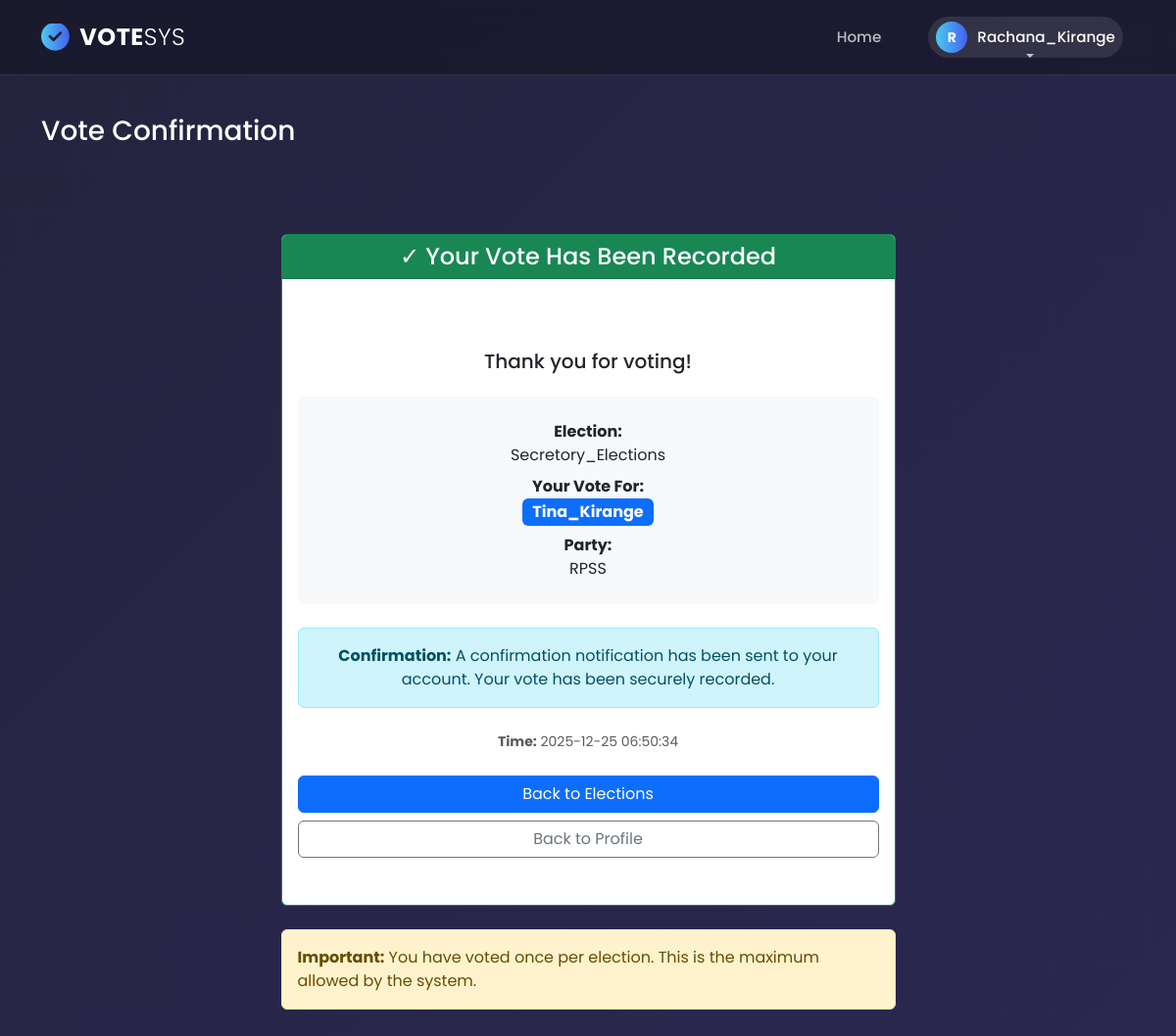
Screenshot of /users/voter/vote-confirmation/1/ (signed in) with the database file from the repository.
### users/models.py (models this page shows, shortened)
class CustomUser(AbstractBaseUser, PermissionsMixin):
    ROLE_CHOICES = [
        ('admin', 'Admin'),
        ('voter', 'Voter'),
        ('candidate', 'Candidate'),
        ('poll_officer', 'Poll Officer'),
    ]
    user_id = models.AutoField(primary_key=True)
    username = models.CharField(max_length=150, unique=True)
    full_name = models.CharField(max_length=255, blank=True, null=True)
    email = models.EmailField(max_length=254, unique=True)
    role = models.CharField(choices=ROLE_CHOICES, default='voter', max_length=20)
    is_active = models.BooleanField(default=True)
    is_staff = models.BooleanField(default=False)
    created_at = models.DateTimeField(auto_now_add=True)
    objects = CustomUserManager()
    USERNAME_FIELD = 'username'
    REQUIRED_FIELDS = ['email']
    class Meta:
        verbose_name = 'user'
        verbose_name_plural = 'users'

class Vote(models.Model):
    voter = models.ForeignKey(Voter, on_delete=models.CASCADE)
    candidate = models.ForeignKey(
        Candidate,
        on_delete=models.CASCADE,
        related_name='user_votes'  # <-- add this
    )
    election = models.ForeignKey(
        'elections.Election',
        on_delete=models.CASCADE,
        null=True,
        blank=True,
        related_name='user_votes'  # <-- add this
    )
    date = models.DateTimeField(auto_now_add=True)
    class Meta:
        constraints = [
            models.UniqueConstraint(fields=['voter', 'election'], name='unique_vote_per_voter_per_election')
        ]

class Candidate(models.Model):
    user = models.OneToOneField(settings.AUTH_USER_MODEL, on_delete=models.SET_NULL, null=True, blank=True, related_name='candidate_profile')
    elections = models.ManyToManyField('elections.Election', blank=True, related_name='candidates')
    name = models.CharField(max_length=100)
    is_approved = models.BooleanField(default=False)
    age = models.IntegerField()
    party = models.ForeignKey(Party, on_delete=models.CASCADE)
    area = models.CharField(max_length=100)

class Party(models.Model):
    name = models.CharField(max_length=100)

### elections/models.py (models this page shows, shortened)
class Election(models.Model):
	ELECTION_TYPES = [
		('single', 'Single Winner'),
		('multi', 'Multi Winner'),
		('referendum', 'Referendum'),
	]
	title = models.CharField(max_length=200)
	description = models.TextField(blank=True)
	election_type = models.CharField(max_length=30, choices=ELECTION_TYPES, default='single')
	start_date = models.DateTimeField()
	end_date = models.DateTimeField()
	is_active = models.BooleanField(default=False)
	created_at = models.DateTimeField(auto_now_add=True)
	class Meta:
		ordering = ['-created_at']

### users/views.py (the view)
@login_required
def vote_confirmation(request, vote_id):
    vote = get_object_or_404(Vote, id=vote_id)
    election = vote.election
    return render(request, 'voter/vote_confirmation.html', {
        'vote': vote,
        'election': election,
    })

### users/templates/voter/vote_confirmation.html (shortened to what this page needs)
{% extends 'base.html' %}
{% block header %}
<h3 class="py-3">Vote Confirmation</h3>
{% endblock %}
{% block content %}
<div class="container mt-5">
    <div class="row justify-content-center">
        <div class="col-md-7">
            <div class="card border-success">
                <div class="card-header bg-success text-white text-center">
                    <h4 class="mb-0">✓ Your Vote Has Been Recorded</h4>
                </div>
                <div class="card-body text-center py-5">
                    <h5 class="mb-4">Thank you for voting!</h5>
                    <div class="bg-light p-4 rounded mb-4">
                        <p class="mb-2">
                            <strong>Election:</strong><br>
                            {{ election.title }}
                        </p>
                        <p class="mb-2">
                            <strong>Your Vote For:</strong><br>
                            <span class="badge bg-primary" style="font-size: 1rem;">{{ vote.candidate.name }}</span>
                        </p>
                        <p class="mb-0">
                            <strong>Party:</strong><br>
                            {{ vote.candidate.party.name }}
                        </p>
                    </div>
                    <div class="alert alert-info mb-4">
                        <strong>Confirmation:</strong> A confirmation notification has been sent to your account. Your vote has been securely recorded.
                    </div>
                    <small class="text-muted d-block mb-4">
                        <strong>Time:</strong> {{ vote.date|date:"Y-m-d H:i:s" }}
                    </small>
                    <div class="d-grid gap-2">
                        <a href="{% url 'voter_elections_list' %}" class="btn btn-primary">
                            Back to Elections
                        </a>
                        <a href="{% url 'voter_profile' %}" class="btn btn-outline-secondary">
                            Back to Profile
                        </a>
                    </div>
                </div>
            </div>
            <div class="alert alert-warning mt-4">
                <strong>Important:</strong> You have voted once per election. This is the maximum allowed by the system.
            </div>
        </div>
    </div>
</div>
{% endblock %}

### users/templates/base.html (shortened to what this page needs)
{% load static %}
<!DOCTYPE html>
<html lang="en">
<head>
    <link rel="stylesheet" href="https://cdnjs.cloudflare.com/ajax/libs/font-awesome/6.4.0/css/all.min.css">
    <link href="https://cdn.jsdelivr.net/npm/bootstrap@5.3.0/dist/css/bootstrap.min.css" rel="stylesheet">
</head>
<body>
    <nav class="navbar navbar-expand-lg glass-navbar">
        <div class="container">
            <a class="navbar-brand" href="{% url 'users_home' %}">
                <i class="fas fa-check-circle"></i> VOTE<span style="font-weight: 300;">SYS</span>
            </a>
            <div class="collapse navbar-collapse" id="navbarContent">
                <ul class="navbar-nav ms-auto align-items-center">
                    <li class="nav-item">
                        <a class="nav-link" href="{% url 'users_home' %}">Home</a>
                    </li>
                    {% if user.is_authenticated %}
                        <li class="nav-item dropdown ms-lg-3">
                            <a class="nav-link dropdown-toggle user-pill" href="#" id="userDropdown" role="button" data-bs-toggle="dropdown" aria-expanded="false">
                                <div class="user-avatar">
                                    {{ user.username|slice:":1"|upper }}
                                </div>
                                <span class="text-white">{{ user.username }}</span>
                            </a>
                        </li>
                    {% endif %}
                </ul>
            </div>
        </div>
    </nav>
    <div class="container mt-4">
        {% block header %}{% endblock %}
    </div>
    <div class="container mt-3 main-content">
        {% block content %}{% endblock %}
    </div>
</body>
</html>

### users/templates/base.html (style rules this page uses)
:root { --primary-grad: linear-gradient(90deg, #4cc9f0, #4361ee); --glass-bg: rgba(20, 20, 35, 0.6); --glass-border: 1px solid rgba(255, 255, 255, 0.1); --text-color: #ffffff; --text-muted: rgba(255, 255, 255, 0.7); }
body { font-family: 'Poppins', sans-serif; background: linear-gradient(-45deg, #0f0c29, #302b63, #24243e); background-size: 400% 400%; animation: gradientBG 15s ease infinite; min-height: 100vh; color: var(--text-color); display: flex; flex-direction: column; }
.glass-navbar { background: var(--glass-bg); backdrop-filter: blur(12px); -webkit-backdrop-filter: blur(12px); border-bottom: var(--glass-border); padding: 15px 0; position: sticky; top: 0; z-index: 1000; transition: all 0.3s ease; }
.navbar-brand { font-weight: 700; font-size: 1.5rem; color: #fff !important; letter-spacing: 0.5px; display: flex; align-items: center; }
.navbar-brand i { background: var(--primary-grad); -webkit-background-clip: text; -webkit-text-fill-color: transparent; font-size: 1.8rem; margin-right: 10px; }
.nav-link { color: var(--text-muted) !important; font-weight: 500; font-size: 0.95rem; margin: 0 12px; position: relative; transition: 0.3s; }
.nav-link::after { content: ''; position: absolute; width: 0; height: 2px; bottom: 0; left: 50%; background: var(--primary-grad); transition: all 0.3s ease-in-out; transform: translateX(-50%); }
.user-pill { display: flex; align-items: center; background: rgba(255,255,255,0.1); padding: 5px 15px 5px 5px; border-radius: 30px; transition: 0.3s; }
.user-avatar { width: 32px; height: 32px; background: var(--primary-grad); border-radius: 50%; display: flex; align-items: center; justify-content: center; margin-right: 10px; font-size: 14px; color: white; font-weight: bold; }
.main-content { flex: 1; padding-bottom: 50px; }

### rows the page displays
CustomUser: username "R", username "Rachana_Kirange"
Election: title "Secretory_Elections"
Vote: candidate.name "Tina_Kirange", candidate.party.name "RPSS", date "2025-12-25 06:50:34"
